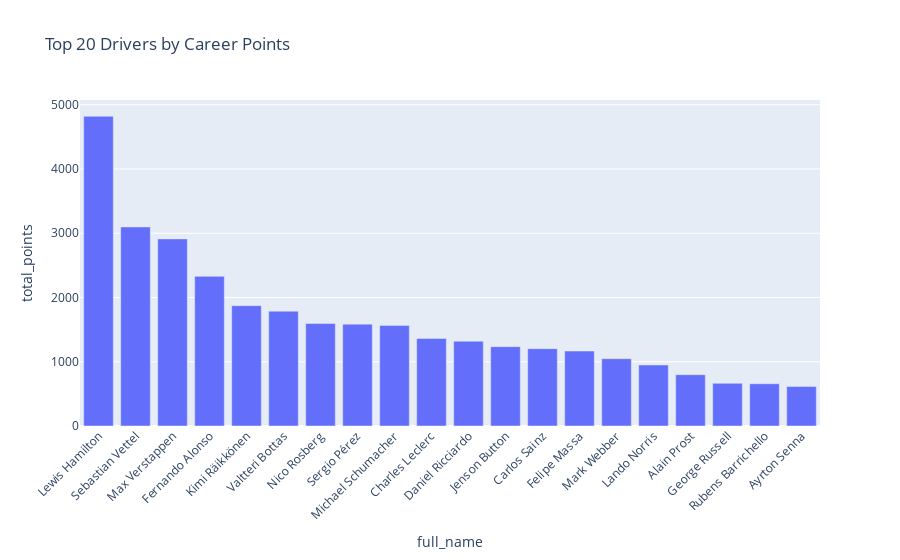

This figure's notebook cell:
### Code cell
# Cell 8: Top drivers by number of race entries & top drivers by total points
# Prepare aggregate results grouped by driver
results_clean = results.copy()
# numeric coercion for position and points
results_clean['position'] = pd.to_numeric(results_clean['position'], errors='coerce')
results_clean['points'] = pd.to_numeric(results_clean['points'], errors='coerce').fillna(0)


driver_stats = results_clean.groupby('driverId').agg(
races_entered=('raceId','count'),
wins=('position', lambda s: (s==1).sum()),
podiums=('position', lambda s: s.isin([1,2,3]).sum()),
total_points=('points','sum')
).reset_index()


# Join driver names
driver_stats = driver_stats.merge(drivers[['driverId','forename','surname']], on='driverId', how='left')
driver_stats['full_name'] = driver_stats['forename'].fillna('') + ' ' + driver_stats['surname'].fillna('')


top_by_points = driver_stats.sort_values('total_points', ascending=False).head(20)
fig = px.bar(top_by_points, x='full_name', y='total_points', title='Top 20 Drivers by Career Points')
fig.update_layout(xaxis_tickangle=-45)
fig.show()

### Figure 1 — Plotly figure (JSON) as saved in the notebook; plotly's stock layout.template omitted (floating-point values rounded to 4 significant figures)
{"data": [{"hovertemplate": "full_name=%{x}<br>total_points=%{y}<extra></extra>", "legendgroup": "", "marker": {"color": "#636efa", "pattern": {"shape": ""}}, "name": "", "orientation": "v", "showlegend": false, "textposition": "auto", "type": "bar", "x": ["Lewis Hamilton", "Sebastian Vettel", "Max Verstappen", "Fernando Alonso", "Kimi Räikkönen", "Valtteri Bottas", "Nico Rosberg", "Sergio Pérez", "Michael Schumacher", "Charles Leclerc", "Daniel Ricciardo", "Jenson Button", "Carlos Sainz", "Felipe Massa", "Mark Webber", "Lando Norris", "Alain Prost", "George Russell", "Rubens Barrichello", "Ayrton Senna"], "xaxis": "x", "y": [4820.0, 3098.0, 2912.0, 2329.0, 1873.0, 1788.0, 1594.0, 1585.0, 1566.0, 1363.0, 1320.0, 1235.0, 1204.0, 1167.0, 1048.0, 950.0, 798.5, 664.0, 658.0, 614.0], "yaxis": "y"}], "layout": {"barmode": "relative", "legend": {"tracegroupgap": 0}, "title": {"text": "Top 20 Drivers by Career Points"}, "xaxis": {"anchor": "y", "domain": [0, 1], "tickangle": -45, "title": {"text": "full_name"}}, "yaxis": {"anchor": "x", "domain": [0, 1], "title": {"text": "total_points"}}}}
